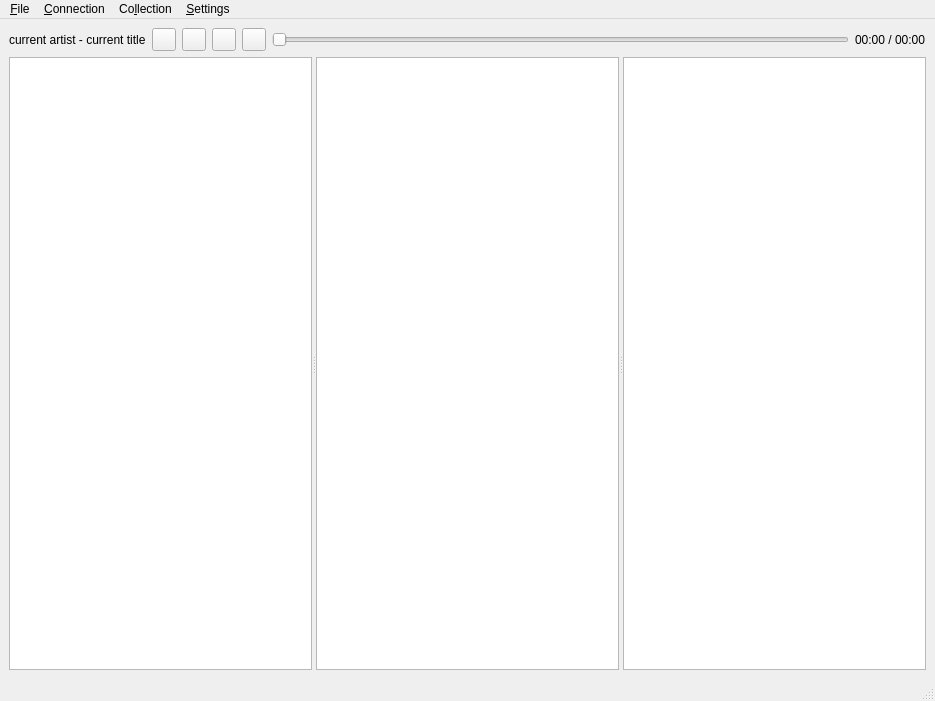
<?xml version="1.0" encoding="UTF-8"?>
<ui version="4.0">
 <class>muroaguiClass</class>
 <widget class="QMainWindow" name="muroaguiClass">
  <property name="geometry">
   <rect>
    <x>0</x>
    <y>0</y>
    <width>935</width>
    <height>701</height>
   </rect>
  </property>
  <property name="windowTitle">
   <string>Muroa Gui</string>
  </property>
  <widget class="QWidget" name="centralwidget">
   <layout class="QGridLayout" name="gridLayout">
    <item row="0" column="0">
     <widget class="QLabel" name="titleLabel">
      <property name="text">
       <string>current artist - current title</string>
      </property>
     </widget>
    </item>
    <item row="0" column="1">
     <widget class="QToolButton" name="playBtn">
      <property name="text">
       <string/>
      </property>
      <property name="icon">
       <iconset resource="MuroaGui.qrc">
        <normaloff>:/icons/icons/media-playback-start.png</normaloff>:/icons/icons/media-playback-start.png</iconset>
      </property>
      <property name="checkable">
       <bool>false</bool>
      </property>
      <property name="checked">
       <bool>false</bool>
      </property>
     </widget>
    </item>
    <item row="0" column="2">
     <widget class="QToolButton" name="stopBtn">
      <property name="text">
       <string/>
      </property>
      <property name="icon">
       <iconset resource="MuroaGui.qrc">
        <normaloff>:/icons/icons/media-playback-stop.png</normaloff>:/icons/icons/media-playback-stop.png</iconset>
      </property>
     </widget>
    </item>
    <item row="0" column="3">
     <widget class="QToolButton" name="prevBtn">
      <property name="text">
       <string/>
      </property>
      <property name="icon">
       <iconset resource="MuroaGui.qrc">
        <normaloff>:/icons/icons/media-skip-backward.png</normaloff>:/icons/icons/media-skip-backward.png</iconset>
      </property>
     </widget>
    </item>
    <item row="0" column="4">
     <widget class="QToolButton" name="nextBtn">
      <property name="text">
       <string/>
      </property>
      <property name="icon">
       <iconset resource="MuroaGui.qrc">
        <normaloff>:/icons/icons/media-skip-forward.png</normaloff>:/icons/icons/media-skip-forward.png</iconset>
      </property>
     </widget>
    </item>
    <item row="0" column="6">
     <widget class="QLabel" name="progressLabel">
      <property name="text">
       <string>00:00 / 00:00</string>
      </property>
     </widget>
    </item>
    <item row="1" column="0" colspan="7">
     <widget class="QSplitter" name="splitter">
      <property name="orientation">
       <enum>Qt::Horizontal</enum>
      </property>
      <widget class="CCollectionView" name="collectionView"/>
      <widget class="CPlaylistView" name="playlistView"/>
      <widget class="CPlaylistView" name="nextToPlayView"/>
     </widget>
    </item>
    <item row="0" column="5">
     <widget class="QSlider" name="posSlider">
      <property name="orientation">
       <enum>Qt::Horizontal</enum>
      </property>
     </widget>
    </item>
   </layout>
  </widget>
  <widget class="QMenuBar" name="menubar">
   <property name="geometry">
    <rect>
     <x>0</x>
     <y>0</y>
     <width>935</width>
     <height>21</height>
    </rect>
   </property>
   <widget class="QMenu" name="menuCo_llection">
    <property name="title">
     <string>Co&amp;llection</string>
    </property>
    <addaction name="actionGet_Revision_1"/>
    <addaction name="actionGet_next_Revision"/>
   </widget>
   <widget class="QMenu" name="menu_File">
    <property name="title">
     <string>&amp;File</string>
    </property>
    <addaction name="actionExit"/>
   </widget>
   <widget class="QMenu" name="menu_Settings">
    <property name="title">
     <string>&amp;Settings</string>
    </property>
    <addaction name="action_Preferences"/>
   </widget>
   <widget class="QMenu" name="menu_Connection">
    <property name="title">
     <string>&amp;Connection</string>
    </property>
    <addaction name="actionOpen"/>
    <addaction name="actionClose"/>
    <addaction name="separator"/>
    <addaction name="actionPlayPause"/>
    <addaction name="actionStop"/>
    <addaction name="actionNext"/>
    <addaction name="actionPrevious"/>
   </widget>
   <addaction name="menu_File"/>
   <addaction name="menu_Connection"/>
   <addaction name="menuCo_llection"/>
   <addaction name="menu_Settings"/>
  </widget>
  <widget class="QStatusBar" name="statusbar"/>
  <action name="actionExit">
   <property name="text">
    <string>E&amp;xit</string>
   </property>
   <property name="shortcut">
    <string>Alt+X</string>
   </property>
  </action>
  <action name="actionOpen">
   <property name="text">
    <string>&amp;Open</string>
   </property>
   <property name="shortcut">
    <string>Ctrl+O</string>
   </property>
  </action>
  <action name="actionClose">
   <property name="text">
    <string>&amp;Close</string>
   </property>
   <property name="shortcut">
    <string>Ctrl+X</string>
   </property>
  </action>
  <action name="actionGet_Revision_1">
   <property name="text">
    <string>get Revision 1</string>
   </property>
  </action>
  <action name="actionGet_next_Revision">
   <property name="text">
    <string>get next Revision</string>
   </property>
  </action>
  <action name="actionPlayPause">
   <property name="icon">
    <iconset resource="MuroaGui.qrc">
     <normaloff>:/icons/icons/media-playback-start.png</normaloff>:/icons/icons/media-playback-start.png</iconset>
   </property>
   <property name="text">
    <string>&amp;Play/Pause</string>
   </property>
   <property name="shortcut">
    <string>Space</string>
   </property>
  </action>
  <action name="actionStop">
   <property name="icon">
    <iconset resource="MuroaGui.qrc">
     <normaloff>:/icons/icons/media-playback-stop.png</normaloff>:/icons/icons/media-playback-stop.png</iconset>
   </property>
   <property name="text">
    <string>&amp;Stop</string>
   </property>
   <property name="shortcut">
    <string>Ctrl+X</string>
   </property>
  </action>
  <action name="action_Preferences">
   <property name="text">
    <string>&amp;Preferences</string>
   </property>
  </action>
  <action name="actionNext">
   <property name="icon">
    <iconset resource="MuroaGui.qrc">
     <normaloff>:/icons/icons/media-skip-forward.png</normaloff>:/icons/icons/media-skip-forward.png</iconset>
   </property>
   <property name="text">
    <string>&amp;Next</string>
   </property>
  </action>
  <action name="actionPrevious">
   <property name="icon">
    <iconset resource="MuroaGui.qrc">
     <normaloff>:/icons/icons/media-skip-backward.png</normaloff>:/icons/icons/media-skip-backward.png</iconset>
   </property>
   <property name="text">
    <string>P&amp;revious</string>
   </property>
  </action>
 </widget>
 <customwidgets>
  <customwidget>
   <class>CPlaylistView</class>
   <extends>QListView</extends>
   <header>CPlaylistView.h</header>
  </customwidget>
  <customwidget>
   <class>CCollectionView</class>
   <extends>QTreeView</extends>
   <header>CCollectionView.h</header>
  </customwidget>
 </customwidgets>
 <resources>
  <include location="MuroaGui.qrc"/>
 </resources>
 <connections/>
</ui>
